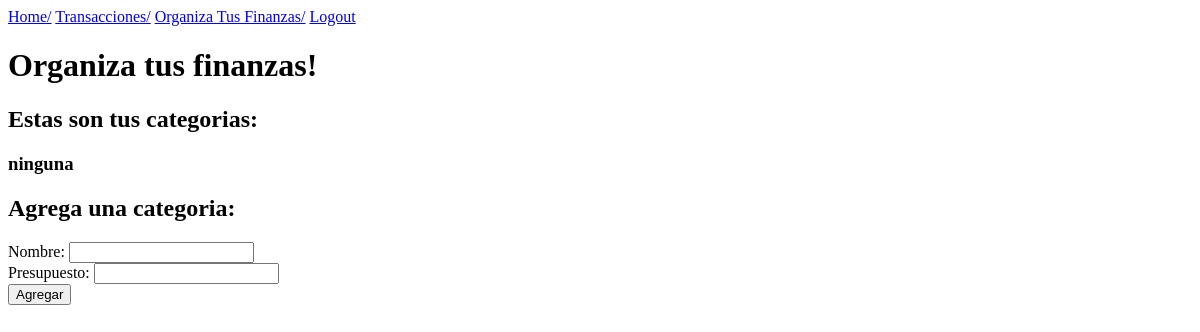
Page /organiza_tus_finanzas/ (signed in) on the earlier database version.
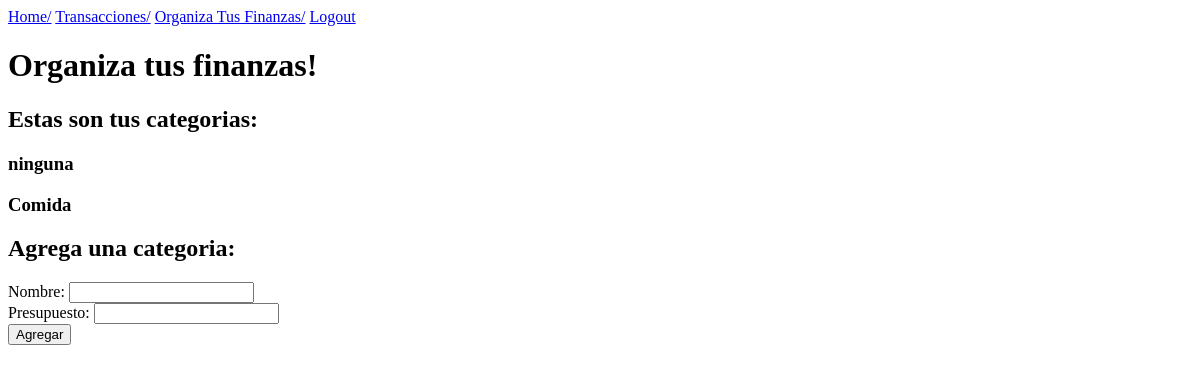
Same page on the later database version.
### finanzapp/models.py (models this page shows)
class Category(models.Model):
    name = models.CharField(max_length=100)
    budget = models.FloatField(blank=True)
    user = models.ForeignKey(User, on_delete=models.CASCADE, related_name="categories", null=True)

### finanzapp/views.py (the view)
# urls.py: path('organiza_tus_finanzas/', organize_fin, name='organiza_finanzas'),
def organize_fin(request):
    if request.user.is_authenticated:
        if request.method == 'POST':
            name = request.POST['name']
            budget = request.POST['budget']
            category = Category.objects.create(name=name, budget=budget, user=request.user)
            category.save()
            return redirect('organiza_finanzas')
        else:
            categories = Category.objects.filter(user = request.user)
            return render(request, 'organiza_finanzas.html', {'categories': categories})
    else:
        return render(request, 'login.html', {'error_message': 'Nombre de usuario o contraseña incorrectos'})

### finanzapp/templates/organiza_finanzas.html (shortened to what this page needs)
{% extends 'base.html' %}
{% block content %}
<h1>Organiza tus finanzas!</h1>
<h2>Estas son tus categorias:</h2>
{% for category in categories %}
    <h3>{{ category.name }}
    </h3>
{% endfor %}
<h2>Agrega una categoria:</h2>
<form method="post">
    <label for="name">Nombre:</label>
    <input type="text" name="name" required><br>
    <label for="name">Presupuesto:</label>
    <input type="number" name="budget" required><br>
    <input type="submit" value="Agregar">
</form>
{% endblock %}

Differences in the rows shown:
added Category: name "Comida"
